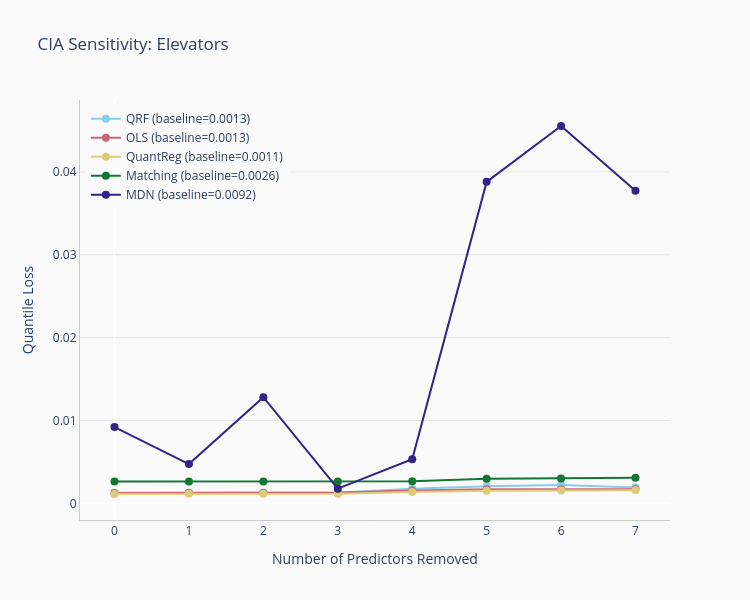

Notebook code for this chart:
### Markdown cell above
### CIA Sensitivity Analysis

Measuring sensitivity to the Conditional Independence Assumption by progressively removing predictors.

### Code cell
print("Running CIA sensitivity analysis...")
elevators_cia_results = run_cia_analysis_for_dataset(
    data=df_elevators,
    predictors=elevators_predictors,
    imputed_variables=[elevators_target],
    ordering="mutual_info",
)

# Plot degradation curves
elevators_cia_fig = plot_cia_degradation_curves(
    elevators_cia_results,
    title="CIA Sensitivity: Elevators"
)
elevators_cia_fig.show()

# Display sensitivity scores
print("\nSensitivity Scores (higher = more sensitive to predictor removal):")
for method, results in elevators_cia_results.items():
    print(f"  {method}: {results['sensitivity_score']:.3f}")

### Figure 1 — Plotly figure (JSON) as saved in the notebook; plotly's stock layout.template omitted (floating-point values rounded to 4 significant figures)
{"data": [{"line": {"color": "#88CCEE", "width": 2}, "marker": {"color": "#88CCEE", "size": 8}, "mode": "lines+markers", "name": "QRF (baseline=0.0013)", "type": "scatter", "x": [0, 1, 2, 3, 4, 5, 6, 7], "y": [0.001276, 0.001283, 0.001284, 0.001291, 0.001779, 0.002077, 0.002233, 0.00193]}, {"line": {"color": "#CC6677", "width": 2}, "marker": {"color": "#CC6677", "size": 8}, "mode": "lines+markers", "name": "OLS (baseline=0.0013)", "type": "scatter", "x": [0, 1, 2, 3, 4, 5, 6, 7], "y": [0.00125, 0.001279, 0.001279, 0.0013, 0.001568, 0.001698, 0.00172, 0.001719]}, {"line": {"color": "#DDCC77", "width": 2}, "marker": {"color": "#DDCC77", "size": 8}, "mode": "lines+markers", "name": "QuantReg (baseline=0.0011)", "type": "scatter", "x": [0, 1, 2, 3, 4, 5, 6, 7], "y": [0.001133, 0.001154, 0.001154, 0.00117, 0.001381, 0.00153, 0.001566, 0.001572]}, {"line": {"color": "#117733", "width": 2}, "marker": {"color": "#117733", "size": 8}, "mode": "lines+markers", "name": "Matching (baseline=0.0026)", "type": "scatter", "x": [0, 1, 2, 3, 4, 5, 6, 7], "y": [0.002647, 0.002648, 0.002646, 0.002646, 0.002657, 0.002986, 0.003003, 0.003099]}, {"line": {"color": "#332288", "width": 2}, "marker": {"color": "#332288", "size": 8}, "mode": "lines+markers", "name": "MDN (baseline=0.0092)", "type": "scatter", "x": [0, 1, 2, 3, 4, 5, 6, 7], "y": [0.00921, 0.004747, 0.01282, 0.001778, 0.005321, 0.0388, 0.04555, 0.03774]}], "layout": {"height": 600, "hovermode": "x unified", "legend": {"x": 0.01, "xanchor": "left", "y": 0.99, "yanchor": "top"}, "paper_bgcolor": "#FAFAFA", "plot_bgcolor": "#FAFAFA", "title": {"text": "CIA Sensitivity: Elevators"}, "width": 750, "xaxis": {"gridcolor": "#E5E5E5", "linecolor": "#CCCCCC", "showgrid": false, "showline": true, "title": {"text": "Number of Predictors Removed"}}, "yaxis": {"gridcolor": "#E5E5E5", "linecolor": "#CCCCCC", "showgrid": true, "showline": true, "title": {"text": "Quantile Loss"}}}}
